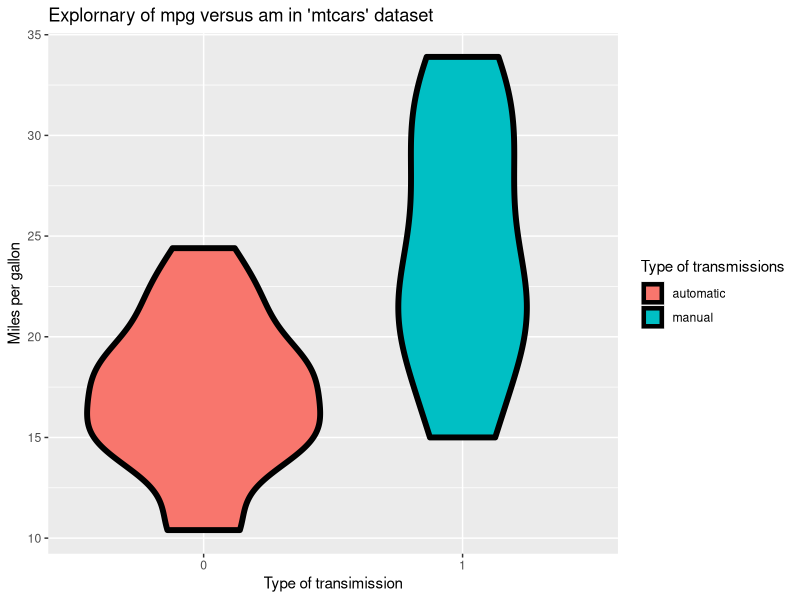
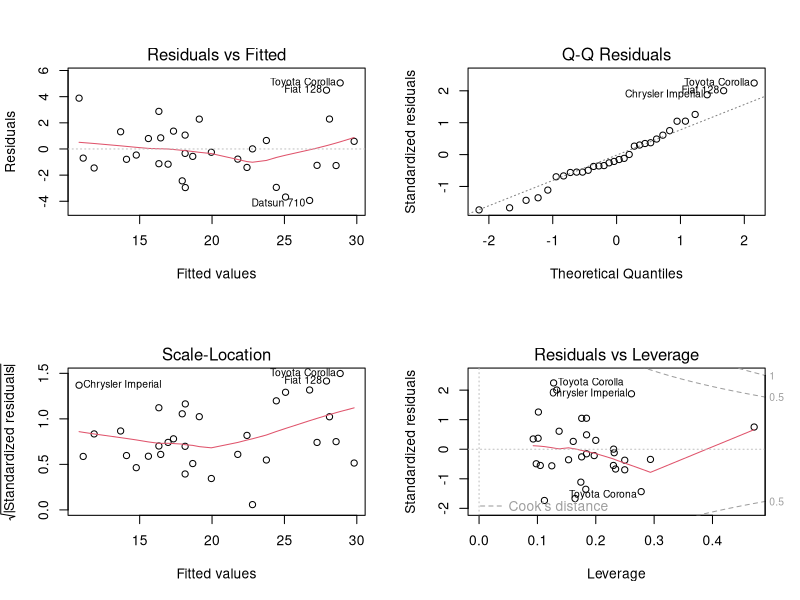

The R script that drew these images, in order:
## ---- chunk 1
knitr::opts_chunk$set(echo = TRUE)
## ---- chunk 2
library(datasets)
library(ggplot2)
library(dplyr)
## ---- chunk 3
g <- ggplot(data = mtcars, aes(x= factor(am),y= mpg, fill=factor(am)))
g <- g + geom_violin(colour="black", size =2)
g <- g + xlab("Type of transimission") + ylab("Miles per gallon")
g <- g + scale_fill_discrete(name="Type of transmissions",
                           breaks = c(0,1),
                           labels=c("automatic","manual"))
g <- g + ggtitle("Explornary of mpg versus am in 'mtcars' dataset")
g
## ---- chunk 4
simfit <- lm(mpg~factor(am), data = mtcars)
simCoef <- coef(summary(simfit))
simsqu <- summary(simfit)$r.squared
sprintf("The mpg estimate of auto is %.2f", simCoef[1,1])
sprintf("The mpg estimate of manual is %.2f", sum(simCoef[,1]))
sprintf("The difference between the auto and manual is %.2f with p-value %.2e", simCoef[2,1], simCoef[2,4])
sprintf("The R-squared value is %.2f", simsqu)
## ---- chunk 5
mtcars$am <- as.factor(mtcars$am)
mtcars$cyl <- as.factor(mtcars$cyl)
mtcars$vs <- as.factor(mtcars$vs)
mtcars$gear <- as.factor(mtcars$gear)
mtcars$carb <- as.factor(mtcars$carb)

inifit <- lm(mpg~., data = mtcars)
fit <- step(inifit,direction = "both")

Coef <- coef(summary(fit))[c("(Intercept)","am1"),]
squ <- summary(fit)$r.squared
sprintf("The mpg estimate of auto is %.2f", Coef[1,1])
sprintf("The mpg estimate of manual is %.2f", sum(Coef[,1]))
sprintf("The difference between the auto and manual is %.2f with p-value %.2f", Coef[2,1], Coef[2,4])
sprintf("The R-squared value is %.2f", squ)
sprintf("The p-value for the differences between these two models is %.3f which is smaller than 0.05",anova(simfit,fit)[[6]][2])
## ---- chunk 6
par(mfrow=c(2,2))
plot(fit)
## ---- chunk 7
anova(simfit,fit)
